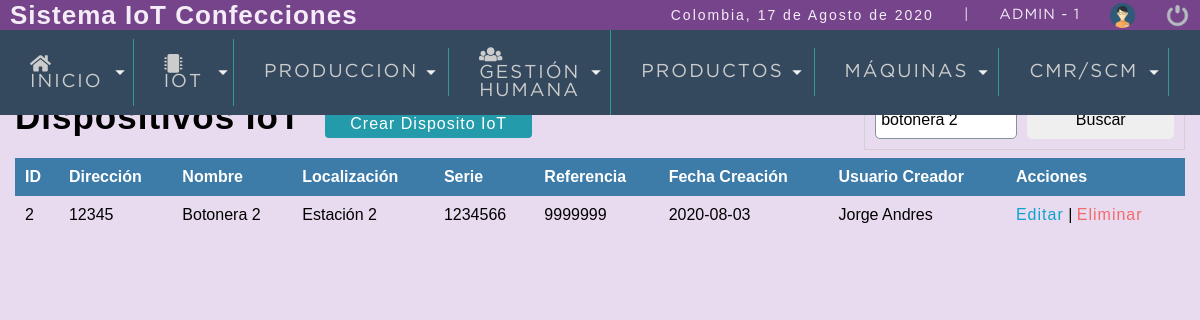
Screenshot of /sistema/buscar_dispositivoIoT.php?busqueda=Botonera 2 (signed in) with the database file from the repository.
### tables this page shows
CREATE TABLE `moduloiot` (
  `idmoduloIoT` int(11) NOT NULL,
  `direccion` varchar(10) NOT NULL,
  `nombre` varchar(25) NOT NULL,
  `localizacion` varchar(50) NOT NULL,
  `serie` varchar(10) NOT NULL,
  `idtipomoduloiot` int(11) NOT NULL,
  `status` int(11) NOT NULL DEFAULT 1,
  `created_at` datetime DEFAULT current_timestamp(),
  `updated_at` datetime DEFAULT NULL,
  `deleted_at` datetime DEFAULT NULL,
  `usuario_id` int(11) NOT NULL
);

CREATE TABLE `tiposmodulosiot` (
  `idtipomoduloiot` int(11) NOT NULL,
  `tipomoduloIoT` varchar(20) NOT NULL,
  `descripcion` varchar(200) NOT NULL,
  `referencia` varchar(20) NOT NULL,
  `status` int(11) NOT NULL DEFAULT 1,
  `created_at` datetime DEFAULT current_timestamp(),
  `updated_at` datetime DEFAULT NULL,
  `deleted_at` datetime DEFAULT NULL
);

CREATE TABLE `usuario` (
  `idusuario` int(11) NOT NULL,
  `nombre` varchar(50) DEFAULT NULL,
  `correo` varchar(100) DEFAULT NULL,
  `usuario` varchar(15) DEFAULT NULL,
  `clave` varchar(100) DEFAULT NULL,
  `rol` int(11) DEFAULT NULL,
  `status` int(11) NOT NULL DEFAULT 1,
  `created_at` datetime DEFAULT current_timestamp(),
  `updated_at` datetime DEFAULT NULL,
  `deleted_at` datetime DEFAULT NULL
);

### sistema/calculonumpaginas.php (called while the page is built, shortened)
<?php
	$por_pagina=10;
	if(empty($_REQUEST['pagina'])){
		$pagina=1;
	}else{
		$pagina=$_REQUEST['pagina'];
	}
	$desde=($pagina-1)*$por_pagina;
?>

### sistema/buscar_dispositivoIoT.php (the view, shortened to what this page needs)
<?php
	include "includes/scripts.php";
	$busqueda=strtolower($_REQUEST['busqueda']);
?>
<!DOCTYPE html>
<html lang="en">
<head>
</head>
<body>
	<?php  include "includes/header.php"; ?>
	<section id="container">
		<h1>Dispositivos IoT</h1>
		<a href="registro_dispositivoIoT.php" class="btn_new">Crear Disposito IoT</a>
		<form action="buscar_dispositivoIoT.php" method="get" class="form_search">
			<input type="text" name="busqueda" id="busqueda" value="<?php echo $busqueda; ?>">
			<input type="submit" value="Buscar" class="btn_search">
		</form>
		<table>
			<tr>
				<th>ID</th>
				<th>Dirección</th>
				<th>Nombre</th>
				<th>Localización</th>
				<th>Serie</th>
				<th>Referencia</th>
				<th>Fecha Creación</th>
				<th>Usuario Creador </th>
				<th>Acciones</th>
			</tr>
			<?php
				include "../conexion.php";
				include "calculonumpaginas.php";
				$query = mysqli_query($conexion,"
					SELECT u.idmoduloIoT, u.direccion, u.nombre AS 'nombremoduloiot', u.localizacion, u.serie, r.referencia, u.created_at, m.nombre AS 'nombreusuariocreador'
					FROM moduloiot u
					INNER JOIN tiposmodulosiot r ON u.idtipomoduloiot=r.idtipomoduloiot
					INNER JOIN usuario m ON u.usuario_id = m.idusuario
					WHERE (m.nombre LIKE '%$busqueda%' OR u.nombre LIKE '%$busqueda%' OR u.localizacion LIKE '%$busqueda%' OR u.direccion LIKE '%$busqueda%' OR u.serie LIKE '%$busqueda%' OR r.referencia LIKE '%$busqueda%') AND u.status=1 ORDER BY u.idmoduloIoT ASC LIMIT $desde,$por_pagina");
				$result = mysqli_num_rows($query);
				if($result>0){
					while ($data=mysqli_fetch_array($query)) {
						$formato='Y-m-d H:i:s';
						$fecha= DateTime::createFromFormat($formato,$data['created_at']);
						?>
							<tr>
								<td><?php echo $data['idmoduloIoT']; ?></td>
								<td><?php echo $data['direccion']; ?></td>
								<td><?php echo $data['nombremoduloiot']; ?></td>
								<td><?php echo $data['localizacion']; ?></td>
								<td><?php echo $data['serie']; ?></td>
								<td><?php echo $data['referencia']; ?></td>
								<td><?php echo $fecha->format('Y-m-d'); ?></td>
								<td><?php echo $data['nombreusuariocreador']; ?></td>
								<td>
									<a class="link_edit" href="editar_dispositivoIoT.php?id=<?php echo $data['idmoduloIoT']; ?>">Editar</a>
									|
									<a class="link_delete" href="eliminar_confirmar_dispositivoIoT.php?id=<?php echo $data['idmoduloIoT']; ?>">Eliminar</a>
								</td>
							</tr>
						<?php
					}
				}
			?>
		</table>
	</section>
</body>
</html>

### sistema/css/style1.css (style rules this page uses)
* { margin: 0; padding: 0; box-sizing: border-box; }
body { background: #E8DAEF; }
h1, h2, h3, h4, h5, h6 { font-family: 'arial'; font-weight: bold; letter-spacing: 1px; }
h1 { font-size: 26px; }
a { text-decoration: none; font-family: arial; letter-spacing: 1px; }
#container { padding: 90px 15px 15px; }
form { background: #FFA; margin: auto; padding: 20px 50px; border: 1px solid #d1d1d1; }
input,select { display: block; width: 100%; font-size: 12pt; padding: 5px; border: 1px solid #85929e; border-radius: 5px; }
#container h1 { font-size: 35px; display: inline-block; }
.btn_new { display: inline-block; background: #239baa; color: #FFF; padding: 5px 25px; border-radius: 4px; margin: 20px; }
table { border-collapse: collapse; font-size: 12pt; font-family: 'arial'; width: 100%; }
table th { text-align: left; padding: 10px; background: #3d7ba8; color: #FFF; }
table tr:nth-child(odd) { background: #FFF; }
table td { padding: 10px; }
.link_edit { color: #0ca4ce; }
.link_delete { color: #f26b6b; }
.form_search { display:-webkit-flex; display: -moz-flex; display: -ms-flex; display: -o-flex; display: flex; float: right; background: initial; padding: 10px; border-radius: 10px<, }
.form_search .btn_search { background: #1faac8 color: #FFF; padding: 10px; border: 0; cursor: pointer; margin-left: 10px; display: -webkit-flex; display: -moz-flex; display: -ms-flex; display: -o-flex; display: flex; border-radius: 5px; }

### rows the page displays
moduloiot: idmoduloIoT "2", direccion "12345", nombre "Botonera 2", localizacion "Estación 2", serie "1234566", idtipomoduloiot.referencia "9999999", created_at "2020-08-03", usuario.nombre "Jorge Andres"

### other values shown
fechaC() "17 de Agosto de 2020"
$_SESSION['user'] "ADMIN"
$_SESSION['rol'] "1"
